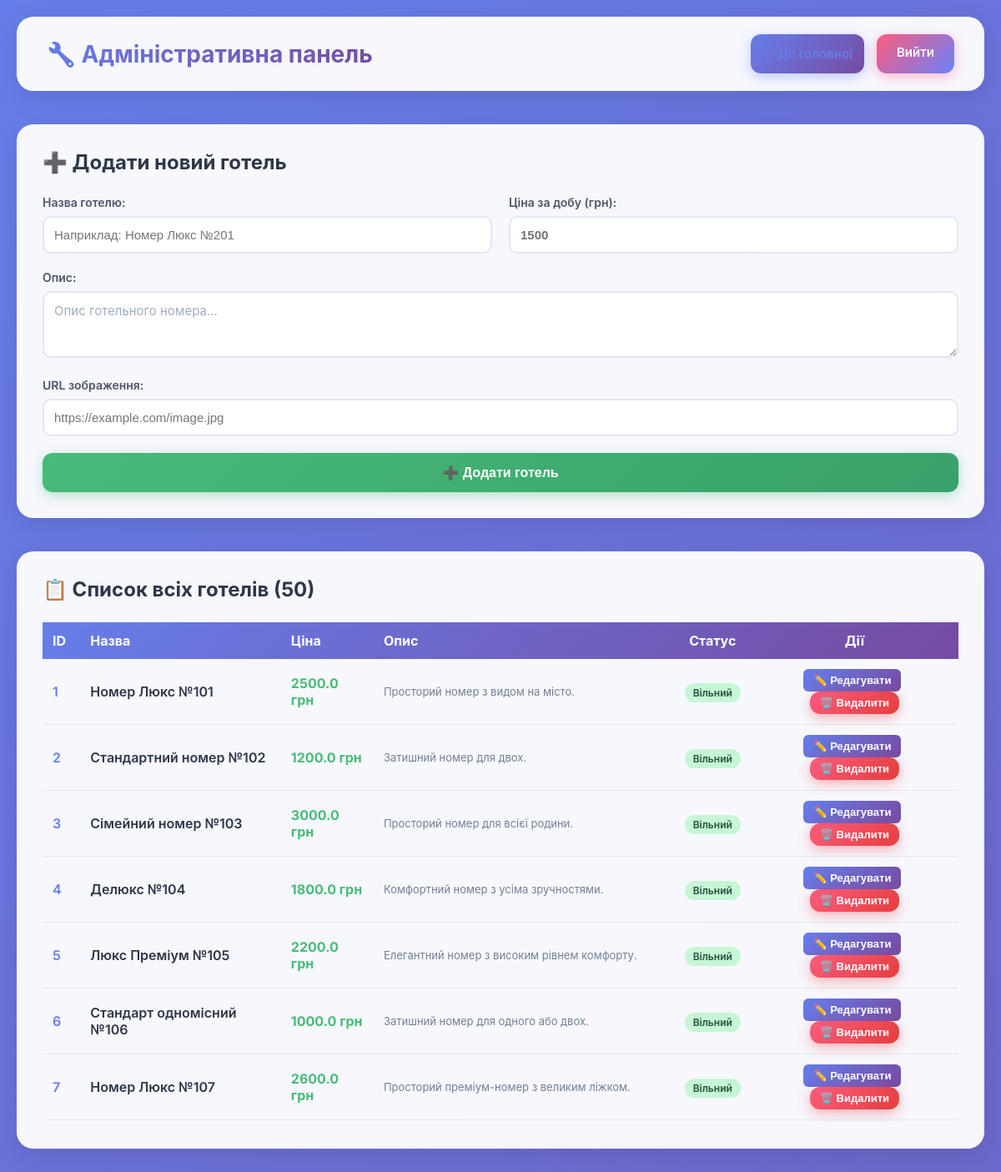
The page /admin (signed in) on the database its author committed.
### database.py (models this page shows)
class Product(db.Model):
    __tablename__ = "products"
    id: Mapped[int] = mapped_column(primary_key=True)
    name: Mapped[str] = mapped_column(String(100), nullable=False)
    price: Mapped[float] = mapped_column(Float, nullable=False)
    description: Mapped[str] = mapped_column(String(500), nullable=True)
    image_url: Mapped[str] = mapped_column(String(200), nullable=True)
    is_booked: Mapped[bool] = mapped_column(Boolean, default=False)
    booked_by: Mapped[int] = mapped_column(Integer, nullable=True)
    booking_days: Mapped[int] = mapped_column(Integer, default=0)

### app.py (the view)
@app.route('/admin')
def admin_panel():
    if 'user_id' not in session:
        return redirect(url_for('login'))
    user = db.session.execute(db.select(User).filter_by(id=session['user_id'])).scalar_one_or_none()
    if not user or not user.is_admin:
        flash("Доступ заборонено! Тільки для адміністраторів.")
        return redirect(url_for('index'))
    products = db.session.execute(db.select(Product).order_by(Product.id)).scalars().all()
    return render_template('admin.html', products=products, username=session.get('username'))

### templates/admin.html (shortened to what this page needs)
<!DOCTYPE html>
<html lang="uk">
<head>
    <link rel="stylesheet" href="{{ url_for('static', filename='style.css') }}">
</head>
<body>
    <div class="container">
        <div class="header-box">
            <h1>🔧 Адміністративна панель</h1>
            <div style="display: flex; gap: 15px;">
                <a href="{{ url_for('index') }}" class="btn-book" style="text-decoration: none; background: linear-gradient(135deg, #667eea 0%, #764ba2 100%);">← До головної</a>
                <a href="{{ url_for('logout') }}" class="btn-logout">Вийти</a>
            </div>
        </div>
        <div class="account-box">
            <h2>➕ Додати новий готель</h2>
            <form action="{{ url_for('admin_add_hotel') }}" method="post" style="display: grid; grid-template-columns: 1fr 1fr; gap: 20px;">
                <div>
                    <label style="display: block; margin-bottom: 8px; color: #4a5568; font-weight: 600; font-size: 14px;">Назва готелю:</label>
                    <input type="text" name="name" required placeholder="Наприклад: Номер Люкс №201" style="width: 100%; padding: 12px; border: 2px solid #e2e8f0; border-radius: 10px; font-size: 15px;">
                </div>
                <div>
                    <label style="display: block; margin-bottom: 8px; color: #4a5568; font-weight: 600; font-size: 14px;">Ціна за добу (грн):</label>
                    <input type="number" name="price" required min="1" step="0.01" placeholder="1500" style="width: 100%; padding: 12px; border: 2px solid #e2e8f0; border-radius: 10px; font-size: 15px;">
                </div>
                <div style="grid-column: 1 / -1;">
                    <label style="display: block; margin-bottom: 8px; color: #4a5568; font-weight: 600; font-size: 14px;">Опис:</label>
                    <textarea name="description" rows="3" placeholder="Опис готельного номера..." style="width: 100%; padding: 12px; border: 2px solid #e2e8f0; border-radius: 10px; font-size: 15px; resize: vertical;"></textarea>
                </div>
                <div style="grid-column: 1 / -1;">
                    <label style="display: block; margin-bottom: 8px; color: #4a5568; font-weight: 600; font-size: 14px;">URL зображення:</label>
                    <input type="url" name="image_url" placeholder="https://example.com/image.jpg" style="width: 100%; padding: 12px; border: 2px solid #e2e8f0; border-radius: 10px; font-size: 15px;">
                </div>
                <div style="grid-column: 1 / -1;">
                    <button type="submit" class="btn-success" style="width: 100%; padding: 14px; font-size: 16px;">➕ Додати готель</button>
                </div>
            </form>
        </div>
        <div class="account-box">
            <h2>📋 Список всіх готелів ({{ products|length }})</h2>
            {% if products %}
                <div style="max-height: 600px; overflow-y: auto;">
                    <table style="width: 100%; border-collapse: collapse;">
                        <thead style="background: linear-gradient(135deg, #667eea 0%, #764ba2 100%); color: white; position: sticky; top: 0; z-index: 10;">
                            <tr>
                                <th style="padding: 12px; text-align: left; font-weight: 700;">ID</th>
                                <th style="padding: 12px; text-align: left; font-weight: 700;">Назва</th>
                                <th style="padding: 12px; text-align: left; font-weight: 700;">Ціна</th>
                                <th style="padding: 12px; text-align: left; font-weight: 700;">Опис</th>
                                <th style="padding: 12px; text-align: center; font-weight: 700;">Статус</th>
                                <th style="padding: 12px; text-align: center; font-weight: 700;">Дії</th>
                            </tr>
                        </thead>
                        <tbody>
                            {% for product in products %}
                                <tr style="border-bottom: 1px solid #e2e8f0;">
                                    <td style="padding: 12px; font-weight: 600; color: #667eea;">{{ product.id }}</td>
                                    <td style="padding: 12px; font-weight: 600; color: #2d3748;">{{ product.name }}</td>
                                    <td style="padding: 12px; font-weight: 700; color: #48bb78;">{{ product.price }} грн</td>
                                    <td style="padding: 12px; color: #718096; font-size: 13px;">{{ product.description[:60] }}{% if product.description|length > 60 %}...{% endif %}</td>
                                    <td style="padding: 12px; text-align: center;">
                                        {% if product.is_booked %}
                                            <span style="background: #fed7d7; color: #742a2a; padding: 4px 10px; border-radius: 12px; font-size: 12px; font-weight: 600;">Заброньовано</span>
                                        {% else %}
                                            <span style="background: #c6f6d5; color: #22543d; padding: 4px 10px; border-radius: 12px; font-size: 12px; font-weight: 600;">Вільний</span>
                                        {% endif %}
                                    </td>
                                    <td style="padding: 12px; text-align: center;">
                                        <button onclick="showEditForm({{ product.id }}, '{{ product.name }}', {{ product.price }}, '{{ product.description }}', '{{ product.image_url }}')" style="background: linear-gradient(135deg, #667eea 0%, #764ba2 100%); color: white; border: none; padding: 6px 12px; border-radius: 6px; cursor: pointer; font-size: 13px; font-weight: 600; margin-right: 5px;">✏️ Редагувати</button>
                                        <form action="{{ url_for('admin_delete_hotel', product_id=product.id) }}" method="post" style="display: inline;" onsubmit="return confirm('Ви впевнені, що хочете видалити готель {{ product.name }}?');">
                                            <button type="submit" class="btn-danger" style="padding: 6px 12px; font-size: 13px;">🗑️ Видалити</button>
                                        </form>
                                    </td>
                                </tr>
                            {% endfor %}
                        </tbody>
                    </table>
                </div>
            {% else %}
                <p style="text-align: center; color: #a0aec0; font-size: 16px; padding: 40px;">Немає готелів у базі даних</p>
            {% endif %}
        </div>
    </div>
</body>
</html>

### static/style.css (style rules this page uses)
* { margin: 0; padding: 0; box-sizing: border-box; }
body { font-family: 'Inter', -apple-system, BlinkMacSystemFont, 'Segoe UI', sans-serif; background: linear-gradient(135deg, #667eea 0%, #764ba2 100%); min-height: 100vh; padding: 20px; position: relative; overflow-x: hidden; }
body::before { content: ''; position: fixed; top: 0; left: 0; width: 100%; height: 100%; background: radial-gradient(circle at 20% 50%, rgba(120, 119, 198, 0.3), transparent 50%), radial-gradient(circle at 80% 80%, rgba(138, 43, 226, 0.3), transparent 50%); pointer-events: none; z-index: 0; }
.container { max-width: 1400px; margin: 0 auto; position: relative; z-index: 1; }
.header-box { display: flex; justify-content: space-between; align-items: center; background: rgba(255, 255, 255, 0.95); backdrop-filter: blur(20px); padding: 20px 35px; border-radius: 20px; box-shadow: 0 8px 32px rgba(0, 0, 0, 0.1); margin-bottom: 40px; border: 1px solid rgba(255, 255, 255, 0.3); animation: slideDown 0.6s ease-out; }
.header-box h1 { margin: 0; font-size: 28px; font-weight: 700; background: linear-gradient(135deg, #667eea 0%, #764ba2 100%); -webkit-background-clip: text; -webkit-text-fill-color: transparent; background-clip: text; }
.account-box { background: rgba(255, 255, 255, 0.95); backdrop-filter: blur(20px); padding: 30px; border-radius: 20px; box-shadow: 0 8px 32px rgba(0, 0, 0, 0.1); margin-bottom: 40px; border: 1px solid rgba(255, 255, 255, 0.3); animation: fadeIn 0.8s ease-out 0.2s both; }
.account-box h2 { color: #2d3748; font-size: 24px; font-weight: 700; margin-bottom: 25px; }
.btn-book { width: 100%; padding: 14px; background: linear-gradient(135deg, #667eea 0%, #764ba2 100%); color: white; border: none; border-radius: 12px; font-weight: 600; cursor: pointer; font-size: 15px; transition: all 0.3s ease; box-shadow: 0 4px 15px rgba(102, 126, 234, 0.4); position: relative; overflow: hidden; }
.btn-book::before { content: ''; position: absolute; top: 0; left: -100%; width: 100%; height: 100%; background: linear-gradient(90deg, transparent, rgba(255, 255, 255, 0.3), transparent); transition: left 0.5s ease; }
.btn-logout { padding: 12px 24px; background: linear-gradient(135deg, #fc5c7d 0%, #6a82fb 100%); color: white; text-decoration: none; border-radius: 12px; font-weight: 600; font-size: 15px; transition: all 0.3s ease; box-shadow: 0 4px 15px rgba(252, 92, 125, 0.4); display: inline-block; }
.btn-success { background: linear-gradient(135deg, #48bb78 0%, #38a169 100%); color: white; border: none; border-radius: 12px; font-weight: 600; cursor: pointer; transition: all 0.3s ease; box-shadow: 0 4px 15px rgba(72, 187, 120, 0.4); }
.btn-danger { background: linear-gradient(135deg, #fc5c7d 0%, #e53e3e 100%); color: white; border: none; border-radius: 12px; font-weight: 600; cursor: pointer; transition: all 0.3s ease; box-shadow: 0 4px 15px rgba(229, 62, 62, 0.4); }
input[type="number"], select { padding: 10px 14px; margin-left: 10px; border-radius: 10px; border: 2px solid #e2e8f0; font-weight: 600; font-size: 14px; background: white; cursor: pointer; transition: all 0.3s ease; color: #2d3748; }
input[type="number"] { width: 100%; margin-left: 0; cursor: text; }
textarea { width: 100%; height: 80px; padding: 14px; border-radius: 12px; border: 2px solid #e2e8f0; box-sizing: border-box; resize: vertical; font-family: 'Inter', -apple-system, BlinkMacSystemFont, 'Segoe UI', sans-serif; font-size: 14px; transition: all 0.3s ease; background: white; }
textarea::placeholder { color: #a0aec0; }
a[href="/"] { text-decoration: none; color: #667eea; font-weight: 600; transition: all 0.3s ease; display: inline-flex; align-items: center; gap: 5px; }

### rows shown on the page
Product: id "1", name "Номер Люкс №101", price "2500.0", description "Просторий номер з видом на місто.", is_booked "Вільний"
Product: id "2", name "Стандартний номер №102", price "1200.0", description "Затишний номер для двох.", is_booked "Вільний"
Product: id "3", name "Сімейний номер №103", price "3000.0", description "Просторий номер для всієї родини.", is_booked "Вільний"
Product: id "4", name "Делюкс №104", price "1800.0", description "Комфортний номер з усіма зручностями.", is_booked "Вільний"
Product: id "5", name "Люкс Преміум №105", price "2200.0", description "Елегантний номер з високим рівнем комфорту.", is_booked "Вільний"
Product: id "6", name "Стандарт одномісний №106", price "1000.0", description "Затишний номер для одного або двох.", is_booked "Вільний"
Product: id "7", name "Номер Люкс №107", price "2600.0", description "Просторий преміум-номер з великим ліжком.", is_booked "Вільний"

### other values the page prints
{{ products|length }} "50"
